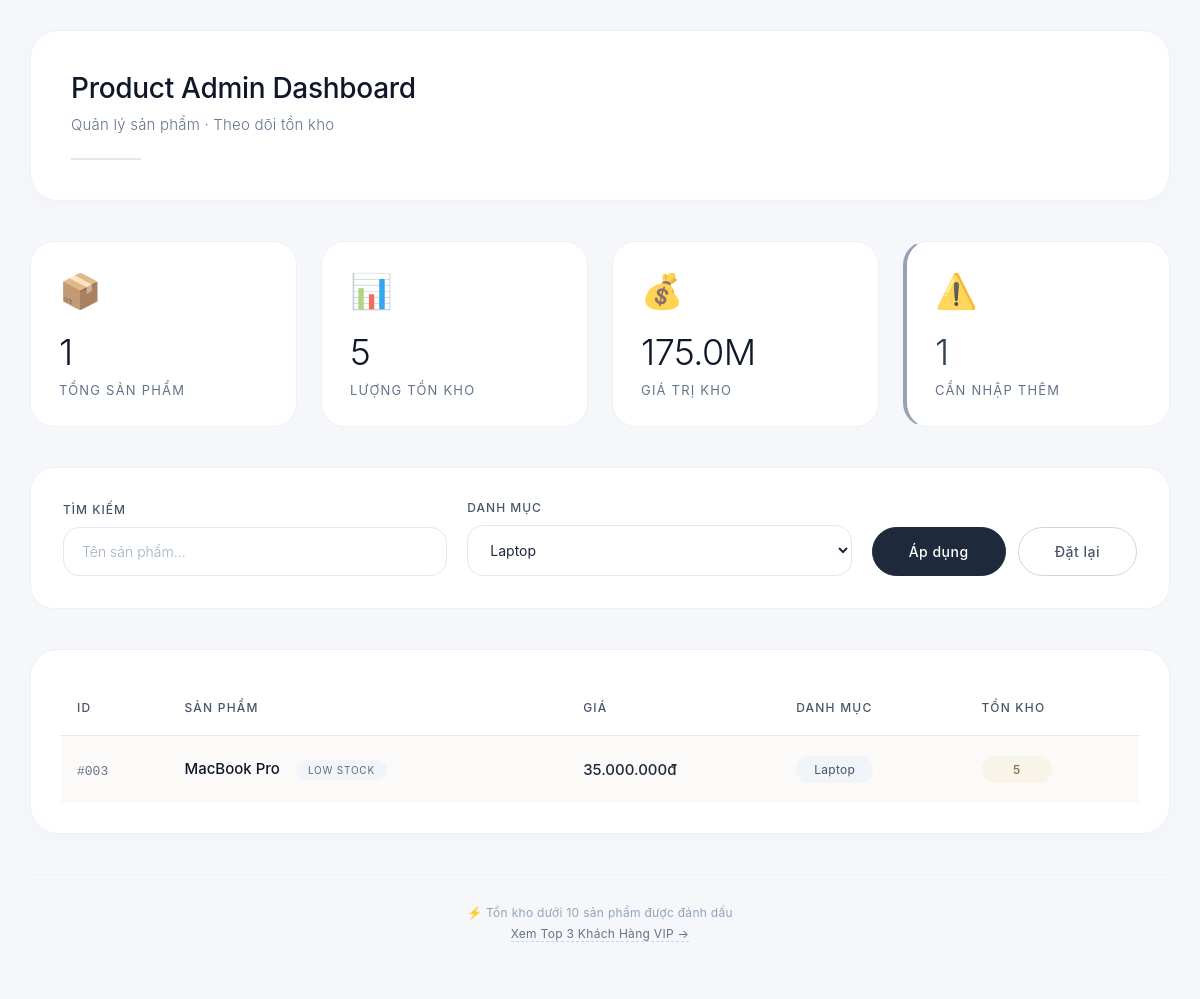
The page /Session7/Part3and4/index.php?category_id=2 on the database its author committed.
### tables this page shows
CREATE TABLE `products` (
  `id` int(11) NOT NULL,
  `name` varchar(200) NOT NULL,
  `price` decimal(10,2) NOT NULL,
  `category_id` int(11) DEFAULT NULL,
  `stock` int(11) DEFAULT 0
);

CREATE TABLE `categories` (
  `id` int(11) NOT NULL,
  `category_name` varchar(100) NOT NULL
);

### Session7/Part3and4/index.php (the view, shortened to what this page needs)
<?php
$db = Database::getInstance()->getConnection();
try {
    $categories = $db->query("SELECT * FROM categories ORDER BY category_name")->fetchAll();
    $search = $_GET['search'] ?? '';
    $category_id = $_GET['category_id'] ?? '';
    $sql = "SELECT
                p.id,
                p.name AS product_name,
                p.price,
                p.stock,
                c.category_name
            FROM products p
            LEFT JOIN categories c ON p.category_id = c.id
            WHERE 1=1";
    $params = [];
    if (!empty($category_id)) {
        $sql .= " AND p.category_id = :category_id";
        $params[':category_id'] = $category_id;
    }
    $sql .= " ORDER BY p.id DESC";
    $stmt = $db->prepare($sql);
    $stmt->execute($params);
    $products = $stmt->fetchAll();
} catch (PDOException $e) {
    die("❌ Lỗi: " . $e->getMessage());
}
?>
<!DOCTYPE html>
<html lang="vi">
<head>
    <link rel="stylesheet" href="style.css">
</head>
<body>
    <div class="container">
        <div class="header">
            <h1>Product Admin Dashboard</h1>
            <p>Quản lý sản phẩm · Theo dõi tồn kho</p>
            <div class="header-divider"></div>
        </div>
        <?php
        $totalProducts = count($products);
        $totalStock = 0;
        $lowStockCount = 0;
        $totalValue = 0;
        foreach ($products as $p) {
            $totalStock += $p['stock'];
            $totalValue += $p['price'] * $p['stock'];
            if ($p['stock'] < 10) $lowStockCount++;
        }
        ?>
        <div class="stats-container">
            <div class="stat-card">
                <div class="stat-icon">📦</div>
                <div class="stat-number"><?= $totalProducts ?></div>
                <div class="stat-label">Tổng sản phẩm</div>
            </div>
            <div class="stat-card">
                <div class="stat-icon">📊</div>
                <div class="stat-number"><?= number_format($totalStock) ?></div>
                <div class="stat-label">Lượng tồn kho</div>
            </div>
            <div class="stat-card">
                <div class="stat-icon">💰</div>
                <div class="stat-number"><?= number_format($totalValue / 1000000, 1) ?>M</div>
                <div class="stat-label">Giá trị kho</div>
            </div>
            <div class="stat-card warning">
                <div class="stat-icon">⚠️</div>
                <div class="stat-number"><?= $lowStockCount ?></div>
                <div class="stat-label">Cần nhập thêm</div>
            </div>
        </div>
        <div class="filter-form">
            <form method="GET">
                <div class="filter-grid">
                    <div class="filter-group">
                        <label>Tìm kiếm</label>
                        <input type="text"
                               name="search"
                               placeholder="Tên sản phẩm..."
                               value="<?= htmlspecialchars($search) ?>">
                    </div>
                    <div class="filter-group">
                        <label>Danh mục</label>
                        <select name="category_id">
                            <?php foreach ($categories as $cat): ?>
                                <option value="<?= $cat['id'] ?>"
                                        <?= $category_id == $cat['id'] ? 'selected' : '' ?>>
                                    <?= htmlspecialchars($cat['category_name']) ?>
                                </option>
                            <?php endforeach; ?>
                        </select>
                    </div>
                    <div class="filter-actions">
                        <button type="submit" class="btn btn-primary">Áp dụng</button>
                        <a href="?" class="btn btn-secondary">Đặt lại</a>
                    </div>
                </div>
            </form>
        </div>
        <div class="table-container">
            <table>
                <thead>
                    <tr>
                        <th>ID</th>
                        <th>Sản phẩm</th>
                        <th>Giá</th>
                        <th>Danh mục</th>
                        <th>Tồn kho</th>
                    </tr>
                </thead>
                <tbody>
                    <?php if (empty($products)): ?>
                        <tr>
                            <td colspan="5" class="no-data">
                                Không tìm thấy sản phẩm
                                <br>
                                <small>Thử thay đổi điều kiện lọc</small>
                            </td>
                        </tr>
                    <?php else: ?>
                        <?php foreach ($products as $product): ?>
                            <tr class="<?= $product['stock'] < 10 ? 'low-stock-row' : '' ?>">
                                <td>
                                    <span class="product-id">#<?= str_pad($product['id'], 3, '0', STR_PAD_LEFT) ?></span>
                                </td>
                                <td>
                                    <span class="product-name">
                                        <?= htmlspecialchars($product['product_name']) ?>
                                    </span>
                                    <?php if ($product['stock'] < 10): ?>
                                        <span class="warning-badge">Low stock</span>
                                    <?php endif; ?>
                                </td>
                                <td class="price">
                                    <?= number_format($product['price'], 0, ',', '.') ?>đ
                                </td>
                                <td>
                                    <span class="category">
                                        <?= htmlspecialchars($product['category_name'] ?? 'Chưa phân loại') ?>
                                    </span>
                                </td>
                                <td>
                                    <?php
                                    $stockClass = 'stock-high';
                                    if ($product['stock'] < 5) {
                                        $stockClass = 'stock-low';
                                    } elseif ($product['stock'] < 20) {
                                        $stockClass = 'stock-medium';
                                    }
                                    ?>
                                    <span class="stock <?= $stockClass ?>">
                                        <?= $product['stock'] ?>
                                    </span>
                                </td>
                            </tr>
                        <?php endforeach; ?>
                    <?php endif; ?>
                </tbody>
            </table>
        </div>
        <div class="footer-info">
            <p>⚡ Tồn kho dưới 10 sản phẩm được đánh dấu</p>
            <p><a href="top_customers.php" style="color: #64748b; text-decoration: none; border-bottom: 1px dashed #cbd5e1;">Xem Top 3 Khách Hàng VIP →</a></p>
        </div>
    </div>
</body>
</html>

### Session7/Part3and4/Style.css (style rules this page uses)
* { margin: 0; padding: 0; box-sizing: border-box; font-family: 'Inter', -apple-system, BlinkMacSystemFont, 'Segoe UI', Roboto, 'Helvetica Neue', sans-serif; }
body { background: #f5f7fa; padding: 30px; min-height: 100vh; display: flex; justify-content: center; align-items: center; color: #1e293b; }
.container { max-width: 1400px; width: 100%; margin: 0 auto; }
.header { background: #ffffff; padding: 40px; border-radius: 28px; margin-bottom: 40px; box-shadow: 0 4px 20px rgba(0, 0, 0, 0.02); border: 1px solid #edf2f7; transition: all 0.2s ease; }
.header h1 { font-size: 28px; font-weight: 500; color: #0f172a; letter-spacing: -0.3px; margin-bottom: 10px; }
.header p { color: #64748b; font-size: 15px; font-weight: 300; letter-spacing: 0.2px; }
.header-divider { width: 70px; height: 2px; background: #e2e8f0; margin-top: 24px; }
.stats-container { display: grid; grid-template-columns: repeat(auto-fit, minmax(240px, 1fr)); gap: 24px; margin-bottom: 40px; }
.stat-card { background: #ffffff; padding: 28px; border-radius: 24px; border: 1px solid #edf2f7; transition: all 0.25s cubic-bezier(0.4, 0, 0.2, 1); }
.stat-icon { font-size: 34px; margin-bottom: 20px; color: #334155; opacity: 0.8; }
.stat-number { font-size: 36px; font-weight: 300; color: #0f172a; line-height: 1.2; margin-bottom: 8px; letter-spacing: -0.5px; }
.stat-label { color: #64748b; font-size: 13px; text-transform: uppercase; letter-spacing: 1.2px; font-weight: 400; }
.stat-card.warning { background: #ffffff; border-left: 4px solid #94a3b8; }
.stat-card.warning .stat-number { color: #334155; }
.filter-form { background: #ffffff; padding: 32px; border-radius: 24px; margin-bottom: 40px; border: 1px solid #edf2f7; }
.filter-grid { display: flex; gap: 20px; flex-wrap: wrap; align-items: flex-end; }
.filter-group { flex: 1; min-width: 250px; }
.filter-group label { display: block; margin-bottom: 10px; color: #475569; font-size: 12px; font-weight: 500; text-transform: uppercase; letter-spacing: 1px; }
.filter-group input, .filter-group select { width: 100%; padding: 15px 18px; border: 1.5px solid #e2e8f0; border-radius: 16px; font-size: 14px; color: #1e293b; background: #ffffff; transition: all 0.2s; }
.filter-group input::placeholder { color: #a0afc0; font-weight: 300; }
.filter-actions { display: flex; gap: 12px; align-items: center; }
.btn { padding: 15px 36px; border: none; border-radius: 40px; font-size: 14px; font-weight: 500; cursor: pointer; transition: all 0.25s; text-decoration: none; display: inline-block; letter-spacing: 0.5px; text-align: center; }
.btn-primary { background: #1e293b; color: #ffffff; border: 1.5px solid #1e293b; }
.btn-secondary { background: transparent; color: #475569; border: 1.5px solid #cbd5e1; }
.table-container { background: #ffffff; border-radius: 28px; padding: 30px; border: 1px solid #edf2f7; overflow-x: auto; box-shadow: 0 4px 15px rgba(0, 0, 0, 0.02); }
table { width: 100%; border-collapse: collapse; }
th { text-align: left; padding: 20px 16px; color: #475569; font-weight: 500; font-size: 12px; text-transform: uppercase; letter-spacing: 1.2px; border-bottom: 1.5px solid #e2e8f0; }
td { padding: 20px 16px; border-bottom: 1px solid #f1f5f9; color: #334155; font-size: 14px; }
tr:last-child td { border-bottom: none; }
.product-id { color: #64748b; font-size: 13px; font-family: 'SF Mono', 'Menlo', monospace; font-weight: 400; }
.product-name { font-weight: 500; color: #0f172a; font-size: 15px; }
.price { color: #1e293b; font-weight: 500; font-size: 15px; }
.category { display: inline-block; padding: 6px 18px; background: #f1f5f9; color: #475569; font-size: 12px; border-radius: 40px; letter-spacing: 0.3px; font-weight: 400; }
.stock { display: inline-block; padding: 6px 18px; border-radius: 40px; font-size: 12px; font-weight: 500; min-width: 70px; text-align: center; }
.stock-medium { background: #f8f4e9; color: #7d6b4b; }
.low-stock-row { background: #fcf9f9; }
.warning-badge { display: inline-block; margin-left: 12px; padding: 4px 12px; background: #f1f5f9; color: #5f6b7a; font-size: 10px; text-transform: uppercase; letter-spacing: 0.8px; border-radius: 30px; font-weight: 400; }
.footer-info { text-align: center; margin-top: 40px; padding: 24px; color: #94a3b8; font-size: 12px; border-top: 1px solid #edf2f7; }
.footer-info p { margin: 6px 0; letter-spacing: 0.3px; }
.container { animation: fadeIn 0.4s ease-out; }

### rows shown on the page
products: id "003", name "MacBook Pro", shows "LOW STOCK", price "35.000.000", category.category_name "Laptop", stock "5"

### other values the page prints
$totalProducts "1"
$totalStock "5"
$totalValue / 1000000 "175.0"
$lowStockCount "1"
form field category_id "Laptop"
